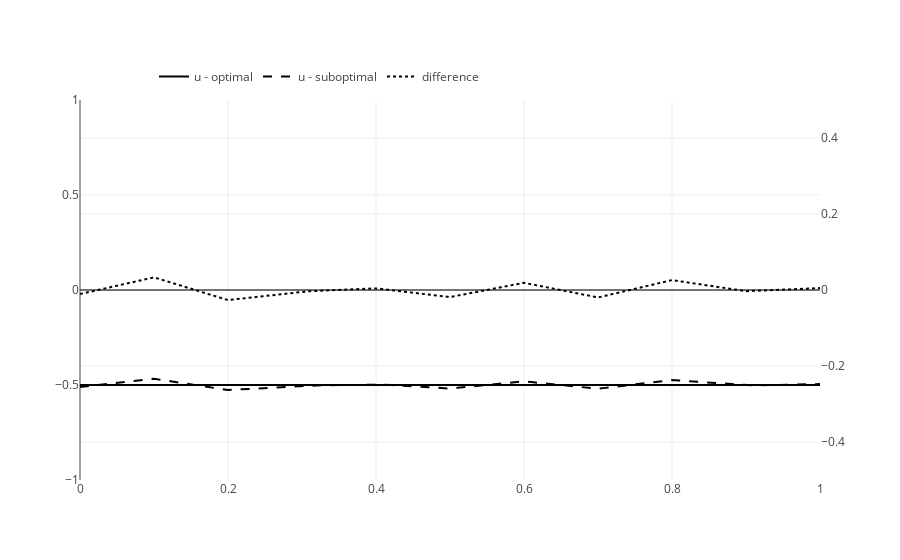

This figure's notebook cell:
### Code cell
iplot(
    go.Figure(
        data=[
            fig_optimal_control,
            fig_suboptimal_control,
            fig_difference_control
        ],
        layout=go.Layout(
            legend=dict(orientation="h", x=0.1, y=1.1),
            xaxis=dict(
                range=(optimal_model.t0, optimal_model.t1)
            ),
            yaxis1=dict(
                range=(-initial_state[0], initial_state[0])
            ),
            yaxis2=dict(
                range=(-0.5, 0.5),
                overlaying="y1",
                side="right"
            )
        )
    )
)
